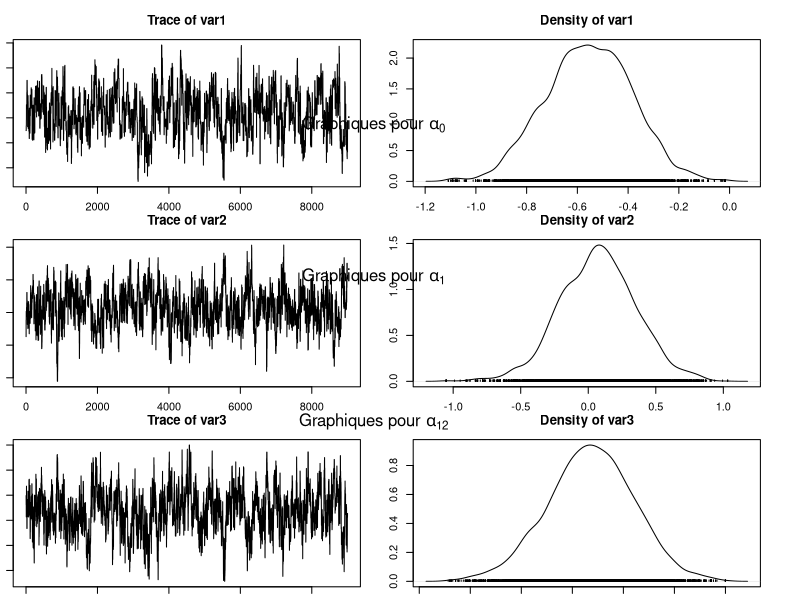
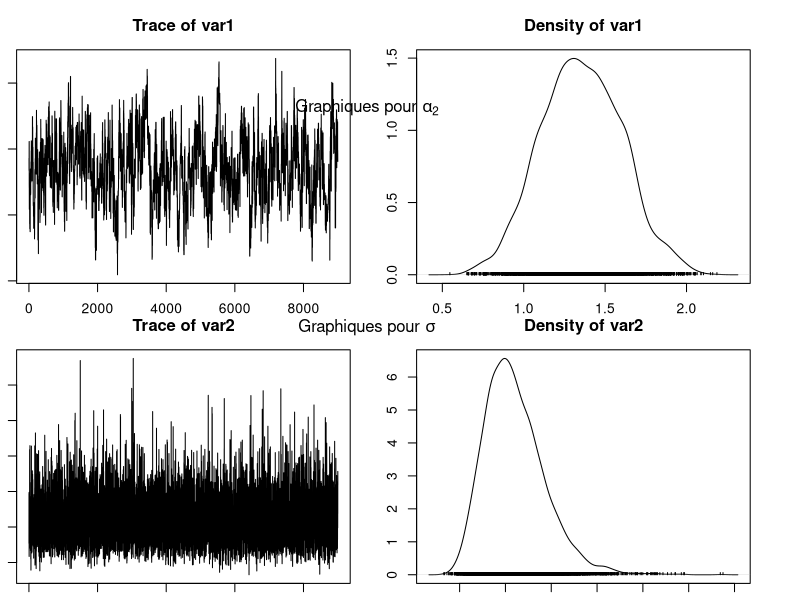

Write the R code that produced these figures, in order. (Note: this script raises an error after producing the figures.)
## ---- chunk 1
# Notations changées par rapport au fichier seeds.data pour être en accord avec 
# la consigne donnée
"N" <- 21 
"r" <- c(10, 23, 23, 26, 17, 5, 53, 55, 32, 46, 10, 8, 10, 8, 23, 0, 3, 22, 15, 32, 3)
"n" <- c(39, 62, 81, 51, 39, 6, 74, 72, 51, 79, 13, 16, 30, 28, 45, 4, 12, 41, 30, 51, 7)
"x1" <- c(0, 0, 0, 0, 0, 0, 0, 0, 0, 0, 0, 1, 1, 1, 1, 1, 1, 1, 1, 1, 1)
"x2" <- c(0, 0, 0, 0, 0, 1, 1, 1, 1, 1, 1, 0, 0, 0, 0, 0, 1, 1, 1, 1, 1)
## ---- chunk 2
alpha0 <- 0
alpha1 <- 0
alpha2 <- 0
alpha12 <- 0
tau <- 10
b <- c(0, 0, 0, 0, 0, 0, 0, 0, 0, 0, 0, 0, 0, 0, 0, 0, 0, 0, 0, 0, 0)
## ---- chunk 3
seeds = function(nchain, N, r, n, x1, x2, alpha0, alpha1, alpha2, alpha12, tau, b, prop_sd){
  
  # Initialisation
  res = matrix(NA, nchain + 1, 5)
  res[1, ] = c(alpha0, alpha1, alpha12, alpha2, 1/sqrt(tau)) # le dernier terme vaut sigma

  p = plogis(alpha0 + alpha1 * x1 + alpha2 * x2 + alpha12 * x1 * x2 + b)
  
  res_b = matrix(NA, nchain + 1, N)
  res_b[1, ] = b
  
  acc_rates = rep(0, 4) # pour les 4 alpha
  
  for (i in 1:nchain){
    
    # Mise à jour de alpha0
    alpha0 = res[i, 1]
    prop = rnorm(1, alpha0, prop_sd[1]) # marche aléatoire simple
    prop_p = plogis(prop + alpha1 * x1 + alpha2 * x2 + alpha12 * x1 * x2 + b)
    
    top = - ((prop^2) / (2 * 1e6)) + sum(r * log(prop_p)) + sum((n-r) * log(1 - prop_p))
    bottom = - ((alpha0^2) / (2 * 1e6)) + sum(r * log(p)) + sum((n-r) * log(1 - p))
    acc_prob = exp(top - bottom) # Ratio des noyaux vaut 1 (symétrie du noyau)
    
    if (runif(1) < min(1, acc_prob)){
      alpha0 = prop
      p = prop_p
      acc_rates[1] = acc_rates[1] + 1
    }
    
    # Mise à jour de alpha1
    alpha1 = res[i, 2]
    prop = rnorm(1, alpha1, prop_sd[2]) # marche aléatoire simple
    prop_p = plogis(alpha0 + prop * x1 + alpha2 * x2 + alpha12 * x1 * x2 + b)
    
    top = - ((prop^2) / (2 * 1e6)) + sum(r * log(prop_p)) + sum((n-r) * log(1 - prop_p))
    bottom = - ((alpha1^2) / (2 * 1e6)) + sum(r * log(p)) + sum((n-r) * log(1 - p))
    acc_prob = exp(top - bottom) # Ratio des noyaux vaut 1 (symétrie du noyau)
    
    if (runif(1) < min(1, acc_prob)){
      alpha1 = prop
      p = prop_p
      acc_rates[2] = acc_rates[2] + 1
    }

    # Mise à jour de alpha12
    alpha12 = res[i, 3]
    prop = rnorm(1, alpha12, prop_sd[3]) # marche aléatoire simple
    prop_p = plogis(alpha0 + alpha1 * x1 + alpha2 * x2 + prop * x1 * x2 + b)
    
    top = - ((prop^2) / (2 * 1e6)) + sum(r * log(prop_p)) + sum((n-r) * log(1 - prop_p))
    bottom = - ((alpha12^2) / (2 * 1e6)) + sum(r * log(p)) + sum((n-r) * log(1 - p))
    acc_prob = exp(top - bottom) # Ratio des noyaux vaut 1 (symétrie du noyau)
    
    if (runif(1) < min(1, acc_prob)){
      alpha12 = prop
      p = prop_p
      acc_rates[3] = acc_rates[3] + 1
    }
    
    # Mise à jour de alpha2
    alpha2 = res[i, 4]
    prop = rnorm(1, alpha2, prop_sd[4]) # marche aléatoire simple
    prop_p = plogis(alpha0 + alpha1 * x1 + prop * x2 + alpha12 * x1 * x2 + b)
    
    top = - ((prop^2) / (2 * 1e6)) + sum(r * log(prop_p)) + sum((n-r) * log(1 - prop_p))
    bottom = - ((alpha2^2) / (2 * 1e6)) + sum(r * log(p)) + sum((n-r) * log(1 - p))
    acc_prob = exp(top - bottom) # Ratio des noyaux vaut 1 (symétrie du noyau)
    
    if (runif(1) < min(1, acc_prob)){
      alpha2 = prop
      p = prop_p
      acc_rates[4] = acc_rates[4] + 1
    }
    
    # Mise à jour de tau
    tau = rgamma(1, shape = 10e-3 + N / 2, scale = 1e-3 + 0.5 * sum(b^2))

    # Mise à jour de b
    for (j in 1:N){
      prop = rnorm(1, b[j], prop_sd[5])
      prop_p_j = plogis(alpha0 + alpha1 * x1[j] + alpha2 * x2[j] + alpha12 * x1[j] * x2[j] + prop)
      
      top = - (prop^2 * tau / 2) + r[j] * log(prop_p_j) + (n[j] - r[j]) * log(1 - prop_p_j)
      bottom = - (b[j]^2 * tau / 2) + r[j] * log(p[j]) + (n[j] - r[j]) * log(1 - p[j])
      acc_prob = exp(top - bottom)
      
      if (runif(1) < min(1, acc_prob)){
        b[j] = prop
        p[j] = prop_p_j
      }
    }
    
    # Mise à jour de la chaine de Markov et de b
    res[i+1, ] = c(alpha0, alpha1, alpha12, alpha2, 1/sqrt(tau))
    res_b[i+1, ] = b
  }
  
  my_list <- list("chain" = res, "b_chain" = res_b, "acc_rates" = acc_rates)
  return(my_list)
}
## ---- chunk 4
resultat = seeds(1e4, N, r, n, x1, x2, alpha0, alpha1, alpha2, alpha12, tau, b, prop_sd = c(0.3, 0.3, 0.3, 0.3, 0.3)) # prop_sd choisi pour avoir une allure de chaîne cohérente

resultat_chain = resultat$chain[1001:nrow(resultat$chain), ] # on enlève les 1000 premiers (burnin)

moychain = colMeans(resultat_chain) # moyenne
sdchain = apply(resultat_chain, 2, sd) # écart type

cat("alpha_0 est estimé à", moychain[1], "avec un écart-type de", sdchain[1], "\n")
cat("alpha_1 est estimé à", moychain[2], "avec un écart-type de", sdchain[2], "\n")
cat("alpha_12 est estimé à", moychain[3], "avec un écart-type de", sdchain[3], "\n")
cat("alpha_2 est estimé à", moychain[4], "avec un écart-type de", sdchain[4], "\n")
cat("sigma est estimé à", moychain[5], "avec un écart-type de", sdchain[5], "\n")
## ---- chunk 5
library(coda)
par(ask = FALSE, mfrow = c(3, 1), mar = c(1, 1, 3, 3)) # Configure la disposition des graphiques 

# Tracer les 3 premiers graphiques des chaînes de Markov
plot(mcmc(resultat_chain[,1:3]))

mtext(expression("Graphiques pour " * alpha[0]), side = 3, line = 23)
mtext(expression("Graphiques pour " * alpha[1]), side = 3, line = 11.5)
mtext(expression("Graphiques pour " * alpha[12]), side = 3, line = 0.5)

par(mfrow = c(2, 1)) # Configure la disposition des graphiques 

# Tracé des 2 derniers graphiques des chaînes de Markov
plot(mcmc(resultat_chain)[,4:5])

mtext(expression("Graphiques pour " * alpha[2]), side = 3, line = 12)
mtext(expression("Graphiques pour " * sigma), side = 3, line = 1)
## ---- chunk 6
legend=c("b1", "b7", "b14", "b21")
valeur = c(1,7,14,21)
par(mfrow = c(4, 2), mar = c(1, 6, 1, 6))
for (j in 1:4){
  plot(resultat$b_chain[-burnin,][,valeur[j]], type = "l", main = "",ylab=legend[j])
  plot(density(resultat$b_chain[-burnin,][,valeur[j]]), type = "l", main = "")
}
## ---- chunk 7
#On calcule ici la moyenne de b utilisée après : 
resultat_b_chain = resultat$b_chain[1001:nrow(resultat$b_chain), ] # on enlève les 1000 premiers (burnin)

moyb_chain = colMeans(resultat_b_chain) # moyenne de b

sdb_chain = apply(resultat_b_chain, 2, sd) # ecart-type de b
## ---- chunk 8
#pour les alpha, on utilise les moyennes calculées précèment. Pour b, on fait en plus la moyenne sur les plaques qui ont les mêmes types de graines
cat("logit(p) : ", "\n")
cat("pour x1 = 0 et x2 = 0:", moychain[1] + moychain[2]*0 + moychain[3]*0 + moychain[4]*0 + mean(moyb_chain[1:5]), "(écart-type :",sqrt(sdchain[1]**2 + (sdchain[2]*0)**2 + (sdchain[3]*0)**2 + (sdchain[4]*0)**2 + mean(sdb_chain[1:5])**2) , ")", "\n")

cat("pour x1 = 0 et x2 = 1:", moychain[1] + moychain[2]*0 + moychain[3]*0 + moychain[4]*1 + mean(moyb_chain[6:11]), "(écart-type :",sqrt(sdchain[1]**2 + (sdchain[2]*0)**2 + (sdchain[3]*0)**2 + (sdchain[4]*1)**2 + mean(sdb_chain[1:5])**2) , ")", "\n")

cat("pour x1 = 1 et x2 = 0:", moychain[1] + moychain[2]*1 + moychain[3]*0 + moychain[4]*0 + mean(moyb_chain[12:16]), "(écart-type :",sqrt(sdchain[1]**2 + (sdchain[2]*1)**2 + (sdchain[3]*0)**2 + (sdchain[4]*0)**2 + mean(sdb_chain[1:5])**2) , ")", "\n")

cat("pour x1 = 1 et x2 = 1:", moychain[1] + moychain[2]*1 + moychain[3]*1 + moychain[4]*1+ mean(moyb_chain[17:21]), "(écart-type :",sqrt(sdchain[1]**2 + (sdchain[2]*1)**2 + (sdchain[3]*1)**2 + (sdchain[4]*1)**2 + mean(sdb_chain[1:5])**2) , ")", "\n")
